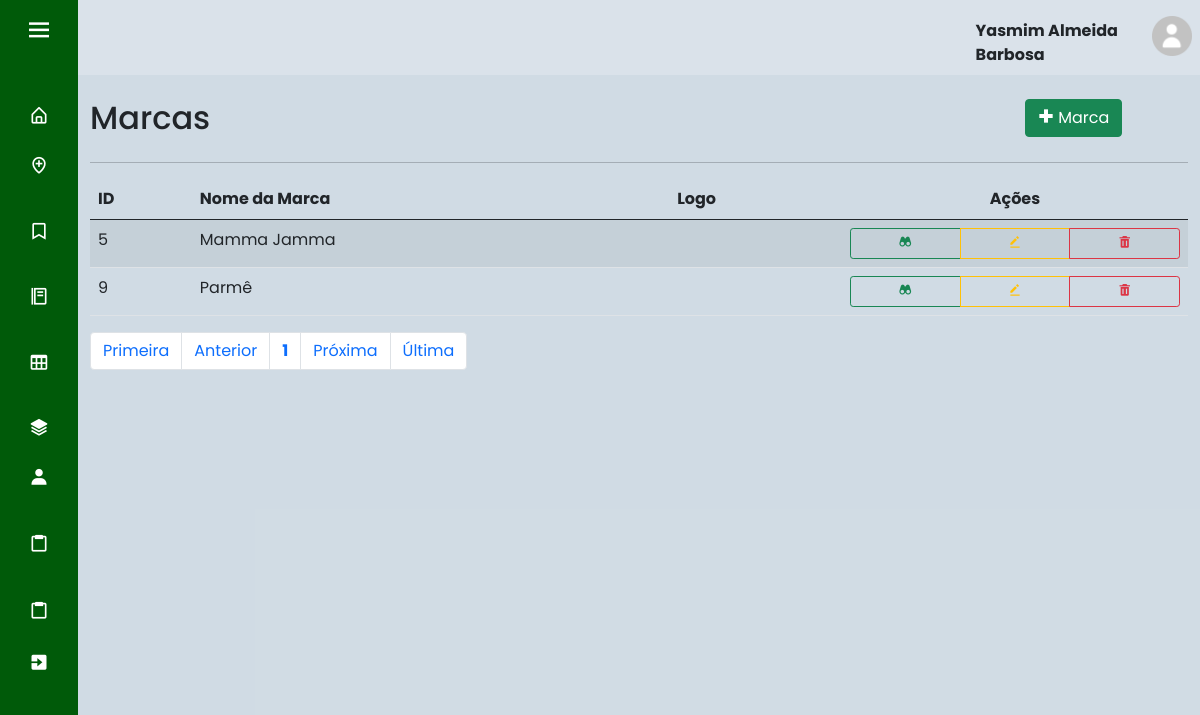
The app's page /index.php?page=lista_marca (signed in) with its own data.
### tables this page shows
CREATE TABLE IF NOT EXISTS `usuario` (
  `id_cli` int(11) NOT NULL AUTO_INCREMENT,
  `nome` varchar(45) NOT NULL,
  `email` varchar(45) NOT NULL,
  `senha` varchar(100) NOT NULL,
  `nivel` int(1) DEFAULT NULL,
  `ativo` tinyint(1) DEFAULT NULL,
  PRIMARY KEY (`id_cli`),
  KEY `nivel` (`nivel`)
);

CREATE TABLE IF NOT EXISTS `marca_rede` (
  `id_marca` int(11) NOT NULL AUTO_INCREMENT,
  `nome_marca` varchar(45) NOT NULL,
  `logo_marca` varchar(1000) DEFAULT NULL,
  PRIMARY KEY (`id_marca`)
);

### sis/marca_rede/lista_marca.php (the view, shortened to what this page needs)
<div id="main" class="container-fluid">
	<div id="top" class="row">
		<div class="col-md-10">
			<h2>Marcas</h2>
		</div>
		<div class="col-md-2">
			<a href="?page=fcad_marca" class="btn btn-success pull-right h2"><i class='bx bx-plus-medical'></i> Marca</a>
		</div>
	</div>
	<hr/>
	<div id="list" class="row">
		<div class="table-responsive col-md-12">
			<?php
				$quantidade = 5;
				$pagina = (isset($_GET['pagina'])) ? (int)$_GET['pagina'] : 1;
				$inicio = ($quantidade * $pagina) - $quantidade;
				$data = mysqli_query($con, "select * from marca_rede order by id_marca asc limit $inicio, $quantidade;") or die(mysqli_error("ERRO: ".$con));
				echo "<table class='table table-striped' cellspacing='0' cellpading='0'>";
				echo "<thead><tr>";
				echo "<td><strong>ID</strong></td>";
				echo "<td><strong>Nome da Marca</strong></td>";
				echo "<td><strong>Logo</strong></td>";
				echo "<td class='actions d-flex justify-content-center'><strong>Ações</strong></td>";
				echo "</tr></thead><tbody>";
				while($info = mysqli_fetch_array($data)){
					echo "<tr>";
					echo "<td>".$info['id_marca']."</td>";
					echo "<td>".$info['nome_marca']."</td>";
					echo "<td>".$info['logo_marca']." </td>";
					echo "<td class='actions btn-group btn-group-sm d-flex justify-content-center'>";
					echo "<a class='btn btn-outline-success btn-xs' href=?page=view_marca&id_marca=".$info['id_marca']."> <i class='bx bxs-binoculars'></i> </a>";
					echo "<a class='btn btn-outline-warning btn-xs' href=?page=fedit_marca&id_marca=".$info['id_marca']."> <i class='bx bxs-edit-alt'></i> </a>";
					echo "<button type='button' class='btn btn-outline-danger btn-xs' data-bs-toggle='modal' data-bs-target='#mdexcldisc".$info['id_marca']."'><i class='bx bxs-trash'></i></button></td>";
				}
				echo "</tr></tbody></table>";
			?>
		</div>
	</div>
	<div id="bottom" class="row">
			<div class="col-md-12">
				<?php
					$sqlTotal 		= "select id_marca from marca_rede;";
					$qrTotal  		= mysqli_query($con, $sqlTotal) or die (mysqli_error());
					$numTotal 		= mysqli_num_rows($qrTotal);
					$totalpagina = (ceil($numTotal/$quantidade)<=0) ? 1 : ceil($numTotal/$quantidade);
					$anterior = (($pagina-1) <= 0) ? 1 : $pagina - 1;
					$posterior = (($pagina+1) >= $totalpagina) ? $totalpagina : $pagina+1;
					echo "<ul class='pagination'>";
					echo "<li class='page-item'><a class='page-link' href='?page=lista_marca&pagina=1'> Primeira</a></li> ";
					echo "<li class='page-item'><a class='page-link' href=\"?page=lista_marca&pagina=$anterior\"> Anterior</a></li> ";
					echo "<li class='page-item'><a class='page-link' href='?page=lista_marca&pagina=".$pagina."'><strong>".$pagina."</strong></a></li> ";
					echo "<li class='page-item'><a class='page-link' href=\"?page=lista_marca&pagina=$posterior\"> Pr&oacute;xima</a></li> ";
					echo "<li class='page-item'><a class='page-link' href=\"?page=lista_marca&pagina=$totalpagina\"> &Uacute;ltima</a></li></ul>";
				?>
			</div>
	</div>
</div>

### index.php (shortened to what this page needs)
<!doctype html>
<html lang="pt-br">
  <head>
    <link rel="stylesheet" href="css/style.css">
    <link href='https://unpkg.com/boxicons@2.0.7/css/boxicons.min.css' rel='stylesheet'>
    <link href="https://cdn.jsdelivr.net/npm/bootstrap@5.0.2/dist/css/bootstrap.min.css" rel="stylesheet">
  </head>
  <body>
    <?php
      include "base/config.php";
      switch($_SESSION['UsuarioNivel']){
        case 3: include "base/sidebar3.php"; break; exit;
      }
    ?>
  <section class="home-section">
      <nav class="navbar navbar-expand-sm" style="background-color: rgba(255, 255, 255, 0.2);">
      <?php
          if(isset($_SESSION["UsuarioID"])) {
              $usuario_id = $_SESSION["UsuarioID"];
          } else{
              header("location: base/index2.php");
              exit;
          }
          $sql = "select * from usuario where id_cli = '$usuario_id'";
          $result = mysqli_query($con, $sql);
          if($result){
            $row = mysqli_fetch_assoc($result);
            $nome = $row['nome'];
      ?>
        <ul class="navbar-nav" style="margin-left: 80%;">
          <li class="nav-item" style="font-weight: bold; margin-top: 5%">
            <?php echo'' .$nome. '';?>
          </li>
          <li class="nav-item">
            <a class="nav-link" href="base/dados.php"><img src="img/home-perfil.png" width="40" height="40"></a>
          </li>
        </ul>
      </nav>
      <br>
      <?php
        } else{
              echo "Erro na consulta:" .mysqli_error($con);
            }
      ?>
    <?php
      include "base/ch_pages.php";
    ?>
    </section>
  </body>
</html>

### css/style.css (style rules this page uses)
* { margin: 0; padding: 0; box-sizing: border-box; font-family: 'Poppins', sans-serif; }
.home-section { position: relative; background: #184e7733; height: 100vh; left: 260px; width: calc(100% - 260px); transition: all 0.5s ease; }
.sidebar.close ~ .home-section { left: 78px; width: calc(100% - 78px); }

### records on screen
usuario: nome "Yasmim Almeida Barbosa"
marca_rede: id_marca "5", nome_marca "Mamma Jamma"
marca_rede: id_marca "9", nome_marca "Parmê"

### other values on screen
$pagina "1"
